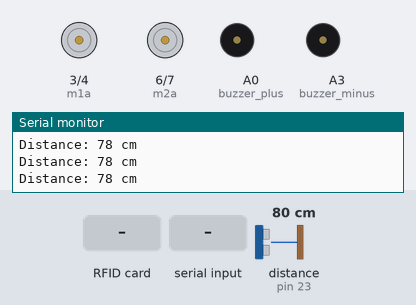
This sketch was run on a simulated Arduino Mega 2560, built with avr-gcc and run on an emulated ATmega2560. Parts: motor-driver pin pairs drawn as motors (green arrow = first pin HIGH = forward, orange = second pin HIGH = backward, longer = more drive, scaled by the enable pin), buzzer (waves = sounding, pin HIGH), the last lines printed to the serial monitor. Wiring (inferred from the names in the program): ultrasonic range finder: trigger pin 22; echo pin 23. The test bench sets the inputs (shaded band); at power-on: distance to the obstacle (sensor on pin 23) 80 cm. The echo pulse lasts 58.3 µs per cm; the audio player accepts every command and is not drawn; pins used as bus, display or sensor lines are not drawn.

Above: at 1.7 s.
1.8 s: RFID card D3 16 21 42 held to the reader
At 2.5 s:
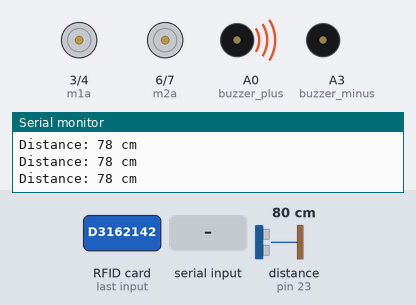
4.1 s: "D3162142" received over the second serial link
At 5.1 s:
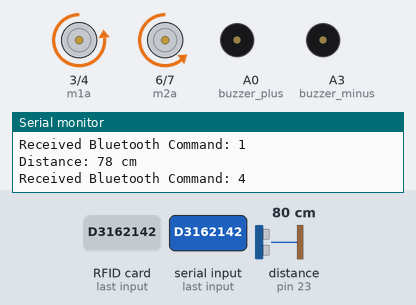
8.6 s: "S" received over the second serial link
At 9.8 s:
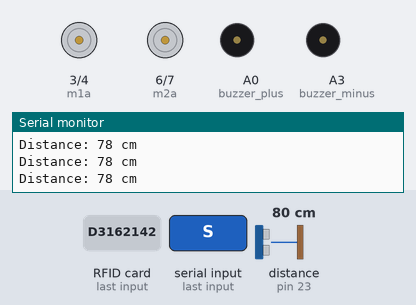
10.1 s: "1" received over the second serial link
At 10.5 s:
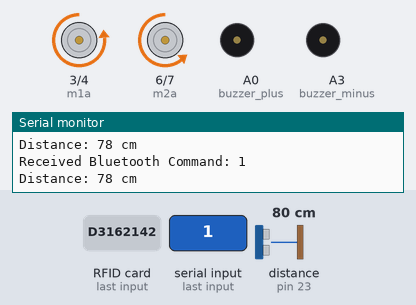
11.7 s: distance to the obstacle (sensor on pin 23) set to 23 cm
13.2 s: distance to the obstacle (sensor on pin 23) set to 19 cm
At 14.4 s:
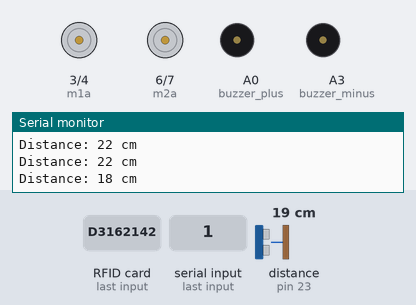
Timing chart, 0 to 15.7 s (numbered marks = the images above; inputs shaded):
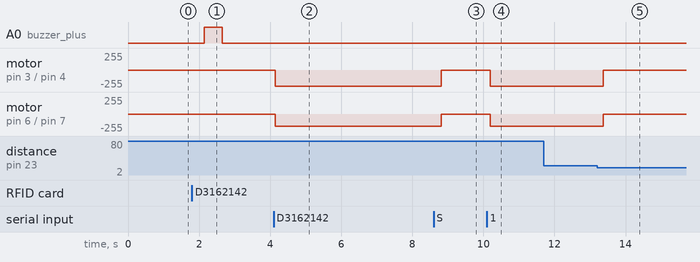

Measured:
- the behaviour switches between 22 and 21 cm on distance to the obstacle (sensor on pin 23) (found by bisection; images 4 and 5)
- after the input at 1.8 s, A0 (buzzer_plus): LOW → HIGH after 0.35 s, → LOW 0.50 s later
- after the input at 4.1 s, motor on pin 3 (m1a) / pin 4 (m1b): stopped → backward 240/255 at once; motor on pin 6 (m2a) / pin 7 (m2b): stopped → backward 180/255 at once
- after the input at 8.6 s, motor on pin 3 (m1a) / pin 4 (m1b): backward 240/255 → stopped after 0.21 s; motor on pin 6 (m2a) / pin 7 (m2b): backward 180/255 → stopped after 0.21 s
- after the input at 10.1 s, motor on pin 3 (m1a) / pin 4 (m1b): stopped → backward 240/255 after 0.10 s; motor on pin 6 (m2a) / pin 7 (m2b): stopped → backward 180/255 after 0.10 s
- after the input at 13.2 s, motor on pin 3 (m1a) / pin 4 (m1b): backward 240/255 → stopped after 0.17 s; motor on pin 6 (m2a) / pin 7 (m2b): backward 180/255 → stopped after 0.17 s

The sketch:

bruno2.ino
```cpp
#include <SoftwareSerial.h>
#include <DFRobotDFPlayerMini.h>
#include <SPI.h>
#include <MFRC522.h>
// Define pins
#define TRIGGER_PIN 22 // Trigger pin for ultrasonic sensor
#define ECHO_PIN 23   // Echo pin for ultrasonic sensor

// SoftwareSerial for Bluetooth, DFPlayer Mini, and Debugging
SoftwareSerial bluetoothSerial(12, 13); // RX, TX for Bluetooth module

// Serial1 for DFPlayer Mini (TX1 and RX1 on Arduino Mega)
SoftwareSerial dfPlayerSerial(10, 11); // RX1, TX1 for DFPlayer Mini
DFRobotDFPlayerMini myDFPlayer;
#define SS_PIN 53
#define RST_PIN 5
String data;
//char dl;
String uid;
int tableNumber;
int buzzer_plus=A0;
int buzzer_minus=A3 ;
MFRC522 rfid(SS_PIN, RST_PIN);
// Motor control pins
#define m1a 3
#define m1b 4
#define m2a 6
#define m2b 7
#define ENA 8 // Change ENA to 6
#define ENB 9

char command = 'S'; // Initialize with 'S' for stop
int targetTable = 1; // Specify the table number you want to read
void buzzer(){
digitalWrite(buzzer_plus,HIGH);
digitalWrite(buzzer_minus,LOW);
delay(500);
digitalWrite(buzzer_plus,LOW);
digitalWrite(buzzer_minus,LOW);
delay(500);
digitalWrite(buzzer_plus,LOW);
digitalWrite(buzzer_minus,LOW);
delay(500);
}
void setup() {
  Serial.begin(9600); // Initialize Serial for debugging
   SPI.begin();
  rfid.PCD_Init();
  // Initialize DFPlayer Mini communication
  dfPlayerSerial.begin(9600);
  if (!myDFPlayer.begin(dfPlayerSerial)) {
    Serial.println("Unable to begin DFPlayer Mini:");
    Serial.println("1. Please recheck the connection!");
    Serial.println("2. Please insert the SD card!");
    while (true);
  }
  myDFPlayer.volume(30); // Set the volume (0-30)

  // Initialize Bluetooth communication
  bluetoothSerial.begin(9600);
  pinMode(buzzer_plus,OUTPUT);
pinMode(buzzer_minus,OUTPUT);
  // Motor control pins setup
  pinMode(m1a, OUTPUT);
  pinMode(m1b, OUTPUT);
  pinMode(m2a, OUTPUT);
  pinMode(m2b, OUTPUT);
  pinMode(ENA, OUTPUT); // Change ENA to 6
  pinMode(ENB, OUTPUT);

  // Ultrasonic sensor pins setup
  pinMode(TRIGGER_PIN, OUTPUT);
  pinMode(ECHO_PIN, INPUT);
}

void forward() {
  analogWrite(ENA, 240);
  analogWrite(ENB, 180);
  digitalWrite(m1a, LOW);
  digitalWrite(m1b, HIGH);
  digitalWrite(m2a, LOW);
  digitalWrite(m2b, HIGH);
  delay(200);
}

void stopp() {
  analogWrite(ENA, 0);
  analogWrite(ENB, 0);
  digitalWrite(m1a, LOW);
  digitalWrite(m1b, LOW);
  digitalWrite(m2a, LOW);
  digitalWrite(m2b, LOW);
  delay(200);
}
void ultra()
  {
  // Ultrasonic sensor code to detect obstacles
  digitalWrite(TRIGGER_PIN, LOW);
  delayMicroseconds(2);
  digitalWrite(TRIGGER_PIN, HIGH);
  delayMicroseconds(10);
  digitalWrite(TRIGGER_PIN, LOW);

  unsigned long duration = pulseIn(ECHO_PIN, HIGH);
  unsigned int distance = duration * 0.034 / 2;
   Serial.print("Distance: ");
  Serial.print(distance);
  Serial.println(" cm");
  // Check for obstacles and play audio if needed
  if (distance <= 20) {
    stopp();
    myDFPlayer.play(1); // Play audio when an obstacle is detected
    delay(5000); // Play for 5 seconds
    myDFPlayer.stop(); // Stop playing
    delay(1000); // Delay before playing another track
    myDFPlayer.play(2);
     delay(1000);
     forward();
  }
}
void loop() {

  if (rfid.PICC_IsNewCardPresent() && rfid.PICC_ReadCardSerial()) {
    String uid = getUID();

    if (tableMatches(uid)) {
      serveTable(targetTable);
    }

    rfid.PICC_HaltA();
    rfid.PCD_StopCrypto1();
  }


  if (bluetoothSerial.available() > 0) {
    command = bluetoothSerial.read();
    Serial.print("Received Bluetooth Command: ");
    Serial.println(command);
  }

  // Perform actions based on the received command
  switch (command) {
    case '1': // Move forward

      targetTable = 1;
      forward();
      break;
    case '2': // Move forward
       targetTable = 2;
      forward();

      break;
    case '3': // Move forward
     targetTable = 3;
      forward();

      break;
    case 'S': // Stop
      stopp();
      break;
    default:
      // Invalid command or do nothing
      break;
  }
 ultra();
}
String getUID() {
  String uid = "";

  for (byte i = 0; i < rfid.uid.size; i++) {
    uid += String(rfid.uid.uidByte[i] < 0x10 ? "0" : "");
    uid += String(rfid.uid.uidByte[i], HEX);
  }

  uid.toUpperCase();
  return uid;
}

bool tableMatches(String uid) {
  if (targetTable == 1 && uid == "D3162142") {

    stopp();

    buzzer();
    return true;

  } else if (targetTable == 3 && uid == "53C36043") {

    stopp();
    buzzer();
    return true;

  } else if (targetTable == 2 && uid == "E3D09FA9") {

    stopp();
    buzzer();

    return true;

  }

  return false;
}


void serveTable(int tableNumber) {
  Serial.print("Serving table ");
  Serial.println(tableNumber);

  // Code to serve the table goes here
}
```
